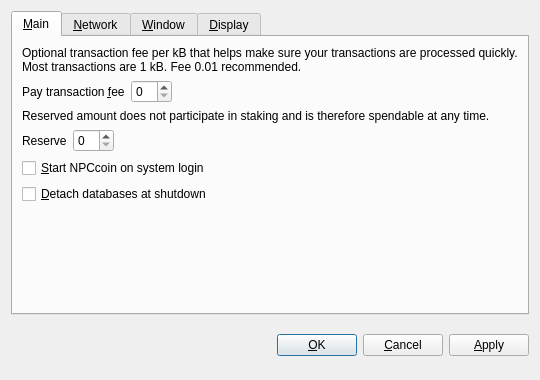
<?xml version="1.0" encoding="UTF-8"?>
<ui version="4.0">
 <class>OptionsDialog</class>
 <widget class="QDialog" name="OptionsDialog">
  <property name="geometry">
   <rect>
    <x>0</x>
    <y>0</y>
    <width>540</width>
    <height>380</height>
   </rect>
  </property>
  <property name="windowTitle">
   <string>Options</string>
  </property>
  <property name="modal">
   <bool>true</bool>
  </property>
  <layout class="QVBoxLayout" name="verticalLayout">
   <item>
    <widget class="QTabWidget" name="tabWidget">
     <property name="tabPosition">
      <enum>QTabWidget::North</enum>
     </property>
     <property name="currentIndex">
      <number>0</number>
     </property>
     <widget class="QWidget" name="tabMain">
      <attribute name="title">
       <string>&amp;Main</string>
      </attribute>
      <layout class="QVBoxLayout" name="verticalLayout_Main">
       <item>
        <widget class="QLabel" name="transactionFeeInfoLabel">
         <property name="text">
          <string>Optional transaction fee per kB that helps make sure your transactions are processed quickly. Most transactions are 1 kB. Fee 0.01 recommended.</string>
         </property>
         <property name="textFormat">
          <enum>Qt::PlainText</enum>
         </property>
         <property name="wordWrap">
          <bool>true</bool>
         </property>
        </widget>
       </item>
       <item>
        <layout class="QHBoxLayout" name="horizontalLayoutFee">
         <item>
          <widget class="QLabel" name="transactionFeeLabel">
           <property name="text">
            <string>Pay transaction &amp;fee</string>
           </property>
           <property name="textFormat">
            <enum>Qt::PlainText</enum>
           </property>
           <property name="buddy">
            <cstring>transactionFee</cstring>
           </property>
          </widget>
         </item>
         <item>
          <widget class="BitcoinAmountField" name="transactionFee"/>
         </item>
         <item>
          <spacer name="horizontalSpacerFee">
           <property name="orientation">
            <enum>Qt::Horizontal</enum>
           </property>
           <property name="sizeHint" stdset="0">
            <size>
             <width>40</width>
             <height>20</height>
            </size>
           </property>
          </spacer>
         </item>
        </layout>
       </item>
       <item>
        <widget class="QLabel" name="reserveBalanceInfoLabel">
         <property name="text">
          <string>Reserved amount does not participate in staking and is therefore spendable at any time.</string>
         </property>
         <property name="textFormat">
          <enum>Qt::PlainText</enum>
         </property>
         <property name="wordWrap">
          <bool>true</bool>
         </property>
        </widget>
       </item>
       <item>
        <layout class="QHBoxLayout" name="horizontalLayoutReserveBalance">
         <item>
          <widget class="QLabel" name="reserveBalanceLabel">
           <property name="text">
            <string>Reserve</string>
           </property>
           <property name="textFormat">
            <enum>Qt::PlainText</enum>
           </property>
           <property name="buddy">
            <cstring>reserveBalance</cstring>
           </property>
          </widget>
         </item>
         <item>
          <widget class="BitcoinAmountField" name="reserveBalance"/>
         </item>
         <item>
          <spacer name="horizontalSpacerReserveBalance">
           <property name="orientation">
            <enum>Qt::Horizontal</enum>
           </property>
           <property name="sizeHint" stdset="0">
            <size>
             <width>40</width>
             <height>20</height>
            </size>
           </property>
          </spacer>
         </item>
        </layout>
       </item>
       <item>
        <widget class="QCheckBox" name="bitcoinAtStartup">
         <property name="toolTip">
          <string>Automatically start NPCcoin after logging in to the system.</string>
         </property>
         <property name="text">
          <string>&amp;Start NPCcoin on system login</string>
         </property>
        </widget>
       </item>
       <item>
        <widget class="QCheckBox" name="detachDatabases">
         <property name="toolTip">
          <string>Detach block and address databases at shutdown. This means they can be moved to another data directory, but it slows down shutdown. The wallet is always detached.</string>
         </property>
         <property name="text">
          <string>&amp;Detach databases at shutdown</string>
         </property>
        </widget>
       </item>
       <item>
        <spacer name="verticalSpacer_Main">
         <property name="orientation">
          <enum>Qt::Vertical</enum>
         </property>
         <property name="sizeHint" stdset="0">
          <size>
           <width>20</width>
           <height>40</height>
          </size>
         </property>
        </spacer>
       </item>
      </layout>
     </widget>
     <widget class="QWidget" name="tabNetwork">
      <attribute name="title">
       <string>&amp;Network</string>
      </attribute>
      <layout class="QVBoxLayout" name="verticalLayout_Network">
       <item>
        <widget class="QCheckBox" name="mapPortUpnp">
         <property name="toolTip">
          <string>Automatically open the NPCcoin client port on the router. This only works when your router supports UPnP and it is enabled.</string>
         </property>
         <property name="text">
          <string>Map port using &amp;UPnP</string>
         </property>
        </widget>
       </item>
       <item>
        <widget class="QCheckBox" name="connectSocks">
         <property name="toolTip">
          <string>Connect to the NPCcoin network through a SOCKS proxy (e.g. when connecting through Tor).</string>
         </property>
         <property name="text">
          <string>&amp;Connect through SOCKS proxy:</string>
         </property>
        </widget>
       </item>
       <item>
        <layout class="QHBoxLayout" name="horizontalLayout_Network">
         <item>
          <widget class="QLabel" name="proxyIpLabel">
           <property name="text">
            <string>Proxy &amp;IP:</string>
           </property>
           <property name="textFormat">
            <enum>Qt::PlainText</enum>
           </property>
           <property name="buddy">
            <cstring>proxyIp</cstring>
           </property>
          </widget>
         </item>
         <item>
          <widget class="QValidatedLineEdit" name="proxyIp">
           <property name="maximumSize">
            <size>
             <width>140</width>
             <height>16777215</height>
            </size>
           </property>
           <property name="toolTip">
            <string>IP address of the proxy (e.g. 127.0.0.1)</string>
           </property>
          </widget>
         </item>
         <item>
          <widget class="QLabel" name="proxyPortLabel">
           <property name="text">
            <string>&amp;Port:</string>
           </property>
           <property name="textFormat">
            <enum>Qt::PlainText</enum>
           </property>
           <property name="buddy">
            <cstring>proxyPort</cstring>
           </property>
          </widget>
         </item>
         <item>
          <widget class="QLineEdit" name="proxyPort">
           <property name="maximumSize">
            <size>
             <width>55</width>
             <height>16777215</height>
            </size>
           </property>
           <property name="toolTip">
            <string>Port of the proxy (e.g. 9050)</string>
           </property>
          </widget>
         </item>
         <item>
          <widget class="QLabel" name="socksVersionLabel">
           <property name="text">
            <string>SOCKS &amp;Version:</string>
           </property>
           <property name="textFormat">
            <enum>Qt::PlainText</enum>
           </property>
           <property name="buddy">
            <cstring>socksVersion</cstring>
           </property>
          </widget>
         </item>
         <item>
          <widget class="QValueComboBox" name="socksVersion">
           <property name="toolTip">
            <string>SOCKS version of the proxy (e.g. 5)</string>
           </property>
          </widget>
         </item>
         <item>
          <spacer name="horizontalSpacer_Network">
           <property name="orientation">
            <enum>Qt::Horizontal</enum>
           </property>
           <property name="sizeHint" stdset="0">
            <size>
             <width>40</width>
             <height>20</height>
            </size>
           </property>
          </spacer>
         </item>
        </layout>
       </item>
       <item>
        <spacer name="verticalSpacer_Network">
         <property name="orientation">
          <enum>Qt::Vertical</enum>
         </property>
         <property name="sizeHint" stdset="0">
          <size>
           <width>20</width>
           <height>40</height>
          </size>
         </property>
        </spacer>
       </item>
      </layout>
     </widget>
     <widget class="QWidget" name="tabWindow">
      <attribute name="title">
       <string>&amp;Window</string>
      </attribute>
      <layout class="QVBoxLayout" name="verticalLayout_Window">
       <item>
        <widget class="QCheckBox" name="minimizeToTray">
         <property name="toolTip">
          <string>Show only a tray icon after minimizing the window.</string>
         </property>
         <property name="text">
          <string>&amp;Minimize to the tray instead of the taskbar</string>
         </property>
        </widget>
       </item>
       <item>
        <widget class="QCheckBox" name="minimizeOnClose">
         <property name="toolTip">
          <string>Minimize instead of exit the application when the window is closed. When this option is enabled, the application will be closed only after selecting Quit in the menu.</string>
         </property>
         <property name="text">
          <string>M&amp;inimize on close</string>
         </property>
        </widget>
       </item>
       <item>
        <spacer name="verticalSpacer_Window">
         <property name="orientation">
          <enum>Qt::Vertical</enum>
         </property>
         <property name="sizeHint" stdset="0">
          <size>
           <width>20</width>
           <height>40</height>
          </size>
         </property>
        </spacer>
       </item>
      </layout>
     </widget>
     <widget class="QWidget" name="tabDisplay">
      <attribute name="title">
       <string>&amp;Display</string>
      </attribute>
      <layout class="QVBoxLayout" name="verticalLayout_Display">
       <item>
        <layout class="QHBoxLayout" name="horizontalLayout_1_Display">
         <item>
          <widget class="QLabel" name="langLabel">
           <property name="text">
            <string>User Interface &amp;language:</string>
           </property>
           <property name="textFormat">
            <enum>Qt::PlainText</enum>
           </property>
           <property name="buddy">
            <cstring>lang</cstring>
           </property>
          </widget>
         </item>
         <item>
          <widget class="QValueComboBox" name="lang">
           <property name="toolTip">
            <string>The user interface language can be set here. This setting will take effect after restarting NPCcoin.</string>
           </property>
          </widget>
         </item>
        </layout>
       </item>
       <item>
        <layout class="QHBoxLayout" name="horizontalLayout_2_Display">
         <item>
          <widget class="QLabel" name="unitLabel">
           <property name="text">
            <string>&amp;Unit to show amounts in:</string>
           </property>
           <property name="textFormat">
            <enum>Qt::PlainText</enum>
           </property>
           <property name="buddy">
            <cstring>unit</cstring>
           </property>
          </widget>
         </item>
         <item>
          <widget class="QValueComboBox" name="unit">
           <property name="toolTip">
            <string>Choose the default subdivision unit to show in the interface and when sending coins.</string>
           </property>
          </widget>
         </item>
        </layout>
       </item>
       <item>
        <widget class="QCheckBox" name="displayAddresses">
         <property name="toolTip">
          <string>Whether to show NPCcoin addresses in the transaction list or not.</string>
         </property>
         <property name="text">
          <string>&amp;Display addresses in transaction list</string>
         </property>
        </widget>
       </item>
       <item>
        <widget class="QCheckBox" name="coinControlFeatures">
         <property name="toolTip">
          <string>Whether to show coin control features or not.</string>
         </property>
         <property name="text">
          <string>Display coin &amp;control features (experts only!)</string>
         </property>
        </widget>
       </item>
       <item>
        <spacer name="verticalSpacer_Display">
         <property name="orientation">
          <enum>Qt::Vertical</enum>
         </property>
         <property name="sizeHint" stdset="0">
          <size>
           <width>20</width>
           <height>40</height>
          </size>
         </property>
        </spacer>
       </item>
      </layout>
     </widget>
    </widget>
   </item>
   <item>
    <layout class="QHBoxLayout" name="horizontalLayout_Buttons">
     <item>
      <spacer name="horizontalSpacer_1">
       <property name="orientation">
        <enum>Qt::Horizontal</enum>
       </property>
       <property name="sizeHint" stdset="0">
        <size>
         <width>40</width>
         <height>48</height>
        </size>
       </property>
      </spacer>
     </item>
     <item>
      <widget class="QLabel" name="statusLabel">
       <property name="font">
        <font>
         <weight>75</weight>
         <bold>true</bold>
        </font>
       </property>
       <property name="text">
        <string/>
       </property>
       <property name="textFormat">
        <enum>Qt::PlainText</enum>
       </property>
       <property name="wordWrap">
        <bool>true</bool>
       </property>
      </widget>
     </item>
     <item>
      <spacer name="horizontalSpacer_2">
       <property name="orientation">
        <enum>Qt::Horizontal</enum>
       </property>
       <property name="sizeHint" stdset="0">
        <size>
         <width>40</width>
         <height>48</height>
        </size>
       </property>
      </spacer>
     </item>
     <item>
      <widget class="QPushButton" name="okButton">
       <property name="text">
        <string>&amp;OK</string>
       </property>
      </widget>
     </item>
     <item>
      <widget class="QPushButton" name="cancelButton">
       <property name="text">
        <string>&amp;Cancel</string>
       </property>
       <property name="autoDefault">
        <bool>false</bool>
       </property>
      </widget>
     </item>
     <item>
      <widget class="QPushButton" name="applyButton">
       <property name="text">
        <string>&amp;Apply</string>
       </property>
       <property name="autoDefault">
        <bool>false</bool>
       </property>
      </widget>
     </item>
    </layout>
   </item>
  </layout>
 </widget>
 <customwidgets>
  <customwidget>
   <class>BitcoinAmountField</class>
   <extends>QSpinBox</extends>
   <header>bitcoinamountfield.h</header>
  </customwidget>
  <customwidget>
   <class>QValueComboBox</class>
   <extends>QComboBox</extends>
   <header>qvaluecombobox.h</header>
  </customwidget>
  <customwidget>
   <class>QValidatedLineEdit</class>
   <extends>QLineEdit</extends>
   <header>qvalidatedlineedit.h</header>
  </customwidget>
 </customwidgets>
 <resources/>
 <connections/>
</ui>
